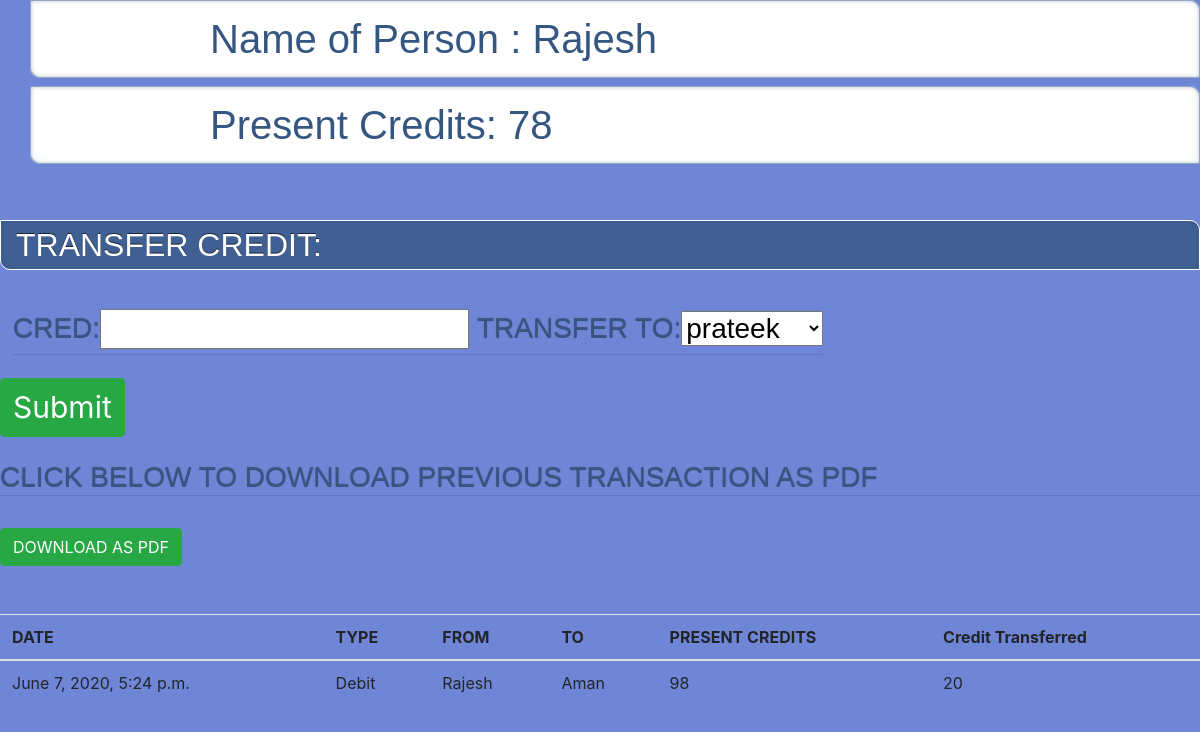
/home/7, run on the app's committed database.
### app/models.py (models this page shows, shortened)
class Person(models.Model):
    name=models.CharField(max_length=30)
    email=models.CharField(max_length=30)
    credit=models.IntegerField(null=False)

class Transaction_history(models.Model):
    Sender=models.IntegerField(null=True)
    Sender_Credit=models.IntegerField(null=True)
    Reciever=models.IntegerField(null=True)
    Reciever_Credit=models.IntegerField(null=True)
    Credit=models.IntegerField(null=True)
    Time=models.DateTimeField(auto_now=True)

### app/views.py (the view, shortened to what this page needs)
# urls.py: url(r'^home/(?P<id>\d+)',views.addc),
def addc(request,id):
    try:
        Person_list=Person.objects.all().values().filter(id=id)
        Person_list_details=Person.objects.all().values()
        for i in Person_list:
            names=i['name']
        form=forms.formname()
        form.getform(id)
        Transaction_history_list=Transaction_history.objects.all().values().filter(Sender=id)|Transaction_history.objects.all().values().filter(Reciever=id).order_by('-Time')
        k={}
        for i in Person_list_details:
            k[int(i['id'])]=i['name']
        def get(id):
            return k[id]
        for i in Transaction_history_list:
            i['Sender']=get(i['Sender'])
            i['Reciever']=get(i['Reciever'])
        context={"Person_list":Person_list,
        "Person_list_details":Person_list_details,
        'form':form,
        "Transactions":Transaction_history_list,
        "names":names,
        }
        for person in Person_list:
            Senders_credit=person['credit']
        return render(request,"cred.html",context)
    except Exception as e:
        print(e)

### app/forms.py
class formname(forms.Form):
    cred=forms.IntegerField(validators=[MinValueValidator(1)])
    Transfer_to=forms.ChoiceField(choices=(getAllOptions()))
    def getform(self,id):
        self.fields["Transfer_to"]=forms.ChoiceField(choices=(gett(id)))

### app/forms.py (called while the page is built)
def gett(*argv):
    try:
        det=Person.objects.all().values()
        k=0
        for i in argv:
            k=i
        options = []
        for (index,item) in enumerate(det):
            if(item['id']==int(k)):
                pass
            else:
                options.append((item['id'],item['name']))
    except Exception as e:
        print(e)
    return options

### templates/cred.html (shortened to what this page needs)
<head>
  {% load static %}
  <link rel="stylesheet" href="{% static 'app/cred.css' %}">
<link rel="stylesheet" href="{% static 'app/css/bootstrap.min.css' %}">
</head>
<body>
<div>
        <h1>   Name of Person :
        {% for Person in Person_list %}
        {{Person.name | capfirst}}
        {% endfor %}
        </h1>
        <h1>Present Credits:
        {% for Person in Person_list %}
        {{Person.credit}}
        {% endfor %}
        </h1>
</div>
<br>
<br>
<h2>TRANSFER CREDIT:</h2>
<br>
<button type="button" class="btn btn-sucess">
 <div class="input">
<form method="POST">
    <h3>{{ form }}
    </h3>
    <button type="submit" class="btn btn-success" style="margin-right:500px; font-size: 30px; ">Submit</button>
</form>
</div>
{% for Person in Person_list %}<br>
<br>
<div>
<h3>Click Below To Download Previous Transaction As Pdf</h3>
<br>
<button class="btn btn-success"><a href="h/{{Person.id}}" style="text-decoration: none; color: white;">DOWNLOAD AS PDF</a></button>
</div>
{% endfor %}
<br>
<br>
      <table class="table">
        <thead>
          <tr>
            <th>DATE</th>
            <th>TYPE</th>
            <th>FROM</th>
            <th>TO</th>
            <th>PRESENT CREDITS</th>
            <th>Credit Transferred</th>
          </tr>
        </thead>
        <tbody>
            {% for Transaction in Transactions %}
          <tr>
              <td>{{Transaction.Time}}</td>
              <td>{% if Transaction.Sender in names %}
                  Debit
                  {% else %}
                  Credit
                  {% endif %}
              </td>
              <td>{{Transaction.Sender| capfirst}}
              </td>
              <td>
                {{ Transaction.Reciever| capfirst}}
              </td>
              <td>{% if Transaction.Sender in names %}
                {{Transaction.Sender_Credit}}
                {% else %}
                {{Transaction.Reciever_Credit}}
                {% endif %}
              </td>
              <td>
                {{Transaction.Credit}}
              </td>
          {% endfor %}
        </tbody>
      </table>
</body>

### static/app/cred.css (style rules this page uses)
body { background-color: #6f86d6 !important; }
h1 { margin-left: 30px; font-weight: 600; font-family: 'Titillium Web', sans-serif; position: relative; font-size: 36px; line-height: 40px; padding: 15px 15px 15px 15%; color: #355681; box-shadow: inset 0 0 0 1px rgba(53,86,129, 0.4), inset 0 0 5px rgba(53,86,129, 0.5), inset -285px 0 35px white; border-radius: 0 10px 0 10px; background: #fff url(../images/bartoszkosowski.jpg) no-repeat center left; }
h2 { margin: 1em 0 0.5em 0; font-weight: normal; position: relative; text-shadow: 0 -1px rgba(0,0,0,0.6); font-size: 28px; line-height: 40px; background: #355681; background: rgba(53,86,129, 0.8); border: 1px solid #fff; padding: 5px 15px; color: white; border-radius: 0 10px 0 10px; box-shadow: inset 0 0 5px rgba(53,86,129, 0.5); font-family: 'Muli', sans-serif; }
h3 { font-weight: 600; font-family: 'Titillium Web', sans-serif; position: relative; text-shadow: 0 -1px 1px rgba(0,0,0,0.4); font-size: 22px; line-height: 40px; color: #355681; text-transform: uppercase; border-bottom: 1px solid rgba(53,86,129, 0.3); }
.input { color:white; text-decoration: solid; }

### data on the page
Person: name "Rajesh", credit "78"
Transaction_history: Time "June 7, 2020, 5:24 p.m.", Sender "Rajesh", Reciever "Aman", Sender_Credit "98", Credit "20"
